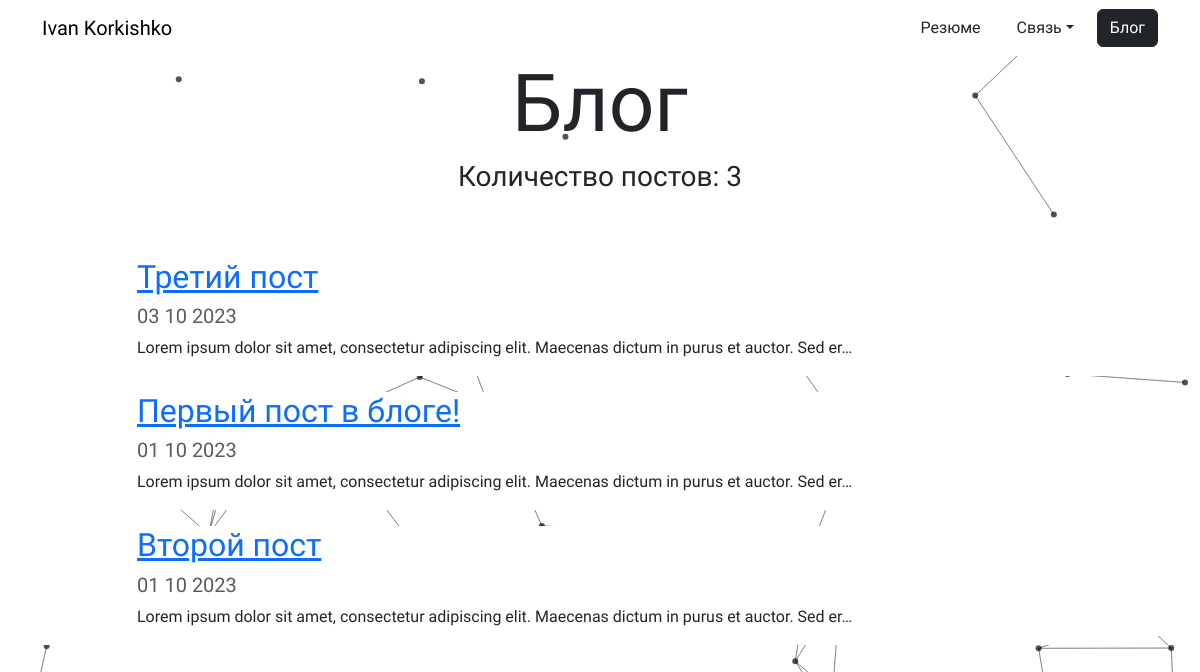
/blog/, run on an earlier commit of the app's database.
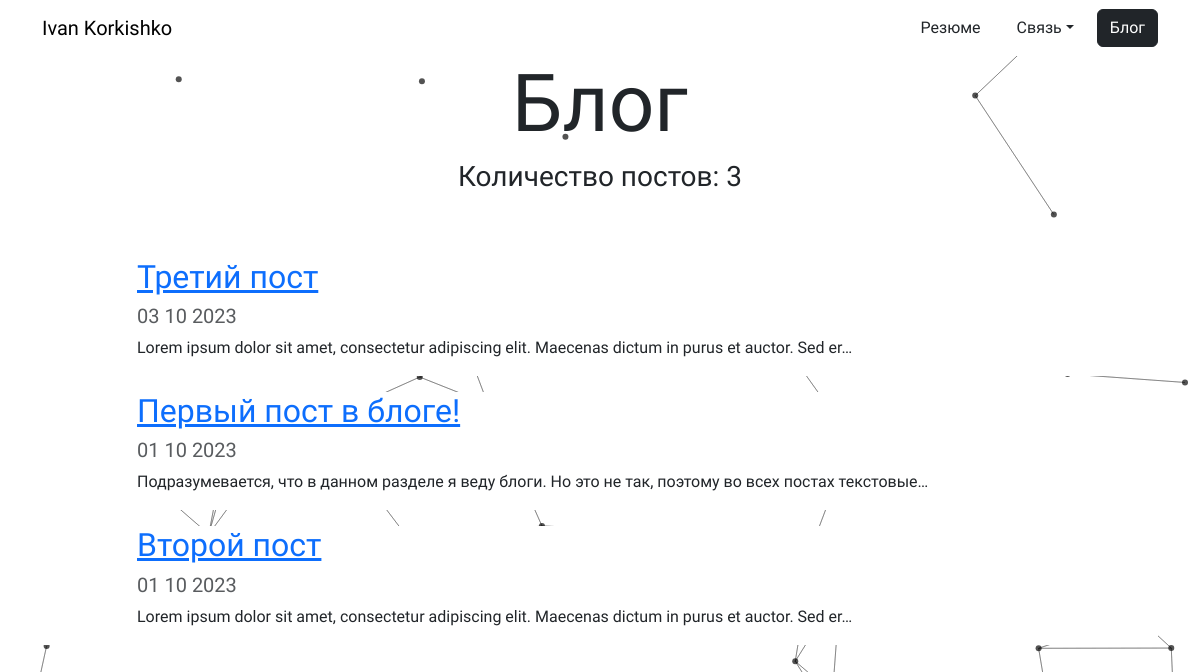
And on a later commit of the database.
### blog/models.py (models this page shows, shortened)
class Blog(models.Model):
    title = models.CharField(max_length=200)
    date = models.DateField()
    description = models.TextField()

### blog/views.py (the view)
# urls.py: path('', views.all_blogs, name="all_blogs"),
def all_blogs(request):
    blogs = Blog.objects.order_by('-date')  # [:x] для сокращения
    return render(request, 'blog/all_blogs.html', {"blogs": blogs})

### blog/templates/blog/all_blogs.html
{% extends "portfolio/base.html"%}
{% block content%}
<div class="row justify-content-center">
    <h1 id="blogtitle" class="font-weight-bold text-center">Блог</h1>
    <h3 class="text-center mb-5">Количество постов: {{blogs.count}}</h3>
</div>
{% for blog in blogs%}
<div class="cont-blog">
    <div class="row justify-content-center my-3">
        <div class="col-md-10">
            <a href="{% url 'blog:detail' blog.id %}">
                <h2>{{ blog.title }}</h2>
            </a>
        <h5 class="text-muted">{{ blog.date|date:'d m Y' }}</h5>
        <p>{{ blog.description|striptags|truncatechars:100 }}</p>
        </div>
    </div>
</div>
{% endfor %}
{% endblock %}

What changed in the data, as far as the page shows it:
changed Blog "Первый пост в блоге!": description "Lorem ipsum dolor sit amet, consectetur adipiscing elit. Maecenas dictum in purus et auctor. Sed er…" → "Подразумевается, что в данном разделе я веду блоги. Но это не так, поэтому во всех постах текстовые…"
